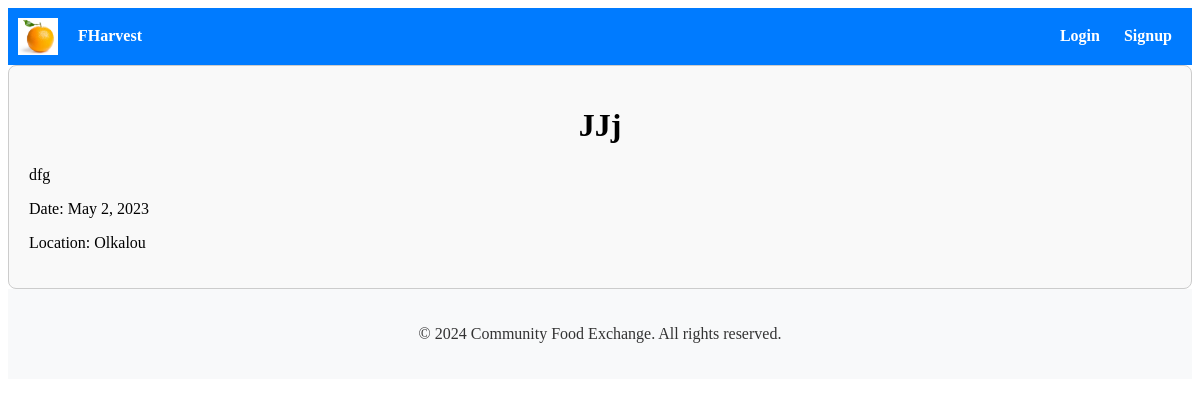
/events/4/, run on the app's committed database.
### events/models.py (models this page shows, shortened)
class Event(models.Model):
    event_name = models.CharField(max_length=100)
    description = models.TextField()
    date = models.DateField()
    location = models.CharField(max_length=200)
    organizer = models.ForeignKey(User, on_delete=models.CASCADE)

### events/views.py (the view)
# urls.py: path('<int:event_id>/', views.event_detail, name='event_detail'),
def event_detail(request, event_id):
    event = Event.objects.get(pk=event_id)
    return render(request, 'events/event_detail.html', {'event': event})

### events/templates/events/event_detail.html (shortened to what this page needs)
{% extends 'accounts/base.html' %}
{% block content %}
<div class="event-detail">
    <h1>{{ event.event_name }}</h1>
    <p>{{ event.description }}</p>
    <p>Date: {{ event.date }}</p>
    <p>Location: {{ event.location }}</p>
</div>
{% endblock %}

### accounts/static/css/style.css (style rules this page uses)
.container h1 { text-align: center; }

### data on the page
Event: event_name "JJj", description "dfg", date "May 2, 2023", location "Olkalou"
